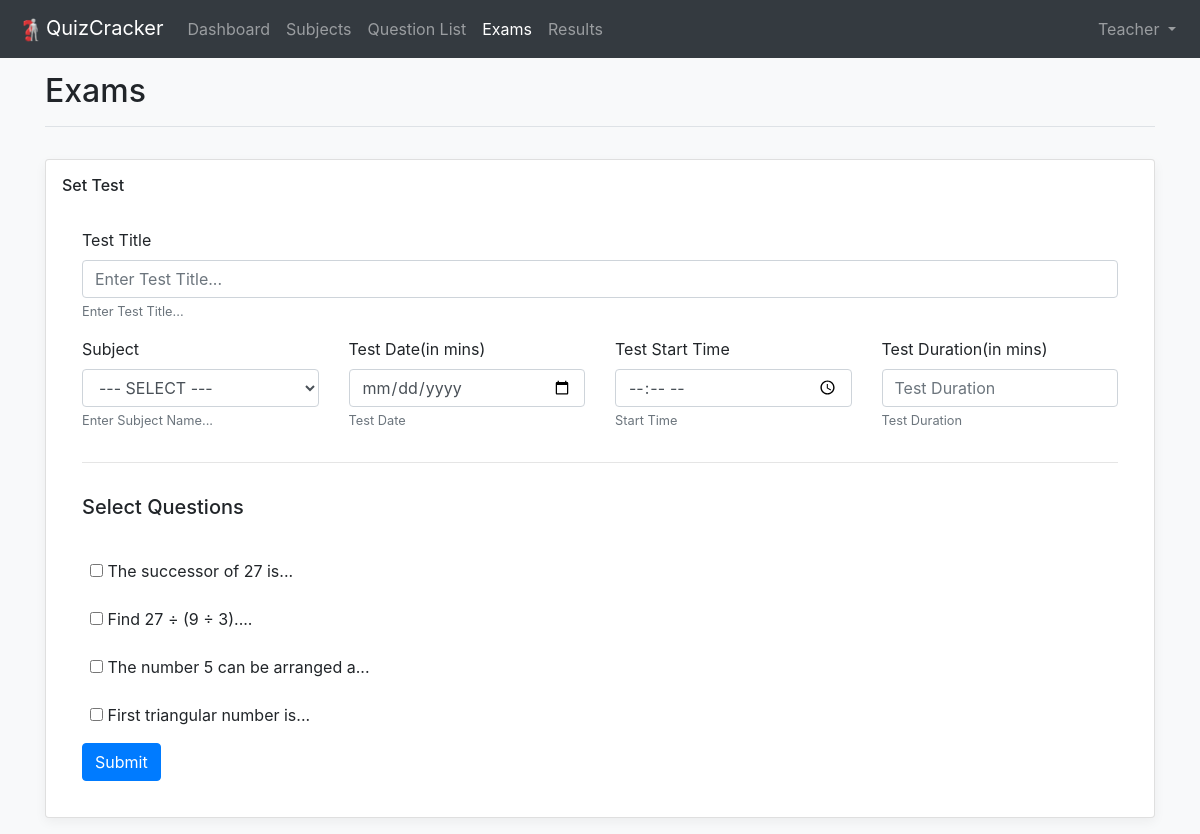
Screenshot of /teacher/exams (signed in) with the database file from the repository.
### teacher/models.py (models this page shows)
class Question(models.Model):
    question_text = models.TextField()
    subject = models.ForeignKey('teacher.Subject', on_delete=models.CASCADE)
    difficulty = models.CharField(max_length=15)
    correct_option = models.ForeignKey('Option', on_delete=models.SET_NULL, related_name='correct_ans', null=True)
    test = models.ForeignKey('Test', on_delete=models.CASCADE, null=True)
    def __str__(self):
        return self.question_text[:30] + '...'

### teacher/views.py (the view, shortened to what this page needs)
# urls.py: path('exams', views.set_exam_tch, name='set_exam_tch'),
@login_required
@user_passes_test(lambda u: u.is_staff)
def set_exam_tch(request):
    if request.method != 'POST':
        subjects = Subject.objects.all()
        questions = Question.objects.all()
        return render(request, 'teacher-exams.html', context={
            'subjects': subjects,
            'questions': questions,
        })

### templates/teacher-exams.html (shortened to what this page needs)
{% load static %}
<!DOCTYPE html>
<html lang="en">
<head>
	<link rel="stylesheet" href="https://maxcdn.bootstrapcdn.com/bootstrap/4.5.2/css/bootstrap.min.css">
    <link rel="stylesheet" href="https://pro.fontawesome.com/releases/v5.10.0/css/all.css"/>
    <link rel="stylesheet" href="{% static 'assets/css/offcanvas.css' %}">
<link rel="stylesheet" href="https://cdn.jsdelivr.net/npm/sweetalert2@10.15.5/dist/sweetalert2.min.css">
</head>
<body class="bg-light">
	<nav class="navbar navbar-expand-md fixed-top navbar-dark bg-dark">
      <a class="navbar-brand" href="#">
      	<img src="{% static 'assets/images/logo.png' %}" alt="QuizCracker" height="30px">QuizCracker
      </a>
      <div class="navbar-collapse offcanvas-collapse" id="navbarsExampleDefault">
        <ul class="navbar-nav mr-auto">
          <li class="nav-item">
            <a class="nav-link" href="{% url 'teacher_dashboard' %}">Dashboard <span class="sr-only">(current)</span></a>
          </li>
          <li class="nav-item">
            <a class="nav-link" href="{% url 'set_subjects_tch' %}">Subjects</a>
          </li>
          <li class="nav-item">
            <a class="nav-link" href="{% url 'set_questions_tch' %}">
              Question List
            </a>
          </li>
          <li class="nav-item active">
            <a class="nav-link" href="{% url 'set_exam_tch' %}">
              Exams
            </a>
          </li>
          <li class="nav-item">
            <a class="nav-link" href="{% url 'view_result_tch' %}">
              Results
            </a>
          </li>
        </ul>
        <ul class="navbar-nav">
                <li class="nav-item dropdown">
                    <a class="nav-link dropdown-toggle" href="#" id="navbarDropdownMenuLink" data-toggle="dropdown" aria-haspopup="true" aria-expanded="false">
                      Teacher
                    </a>
                </li>
            </ul>
      </div>
    </nav>
    <main role="main" class="container">
      <div class="d-flex justify-content-between my-3 flex-wrap flex-md-nowrap align-items-center pb-2 mb-3 border-bottom">
        <h1 class="h2">
        	Exams
        </h1>
      </div>
      <div class="row">
          <div class="col-md-12">
            <div class="card p-3 my-3 rounded box-shadow">
              <h6 class="card-title">Set Test</h6>
              <div class="card-body">
                <form method="post">
                  <div class="row">
                    <div class="col-12">
                      <div class="form-group">
                        <label for="exam_name">Test Title</label>
                        <input type="text" name="test_title" class="form-control" id="exam_name" aria-describedby="exam" placeholder="Enter Test Title..." required="">
                        <small id="exam" class="form-text text-muted">Enter Test Title...</small>
                      </div>
                    </div>
                    <div class="col-md-3">
                      <div class="form-group">
                        <label for="subject_name">Subject</label>
                        <select class="form-control" name="subject" id="subject_name" aria-describedby="subject" placeholder="Enter Subject Name..." required="">
                          <option value="">--- SELECT ---</option>
                        </select>
                        <small id="subject" class="form-text text-muted">Enter Subject Name...</small>
                      </div>
                    </div>
                    <div class="col-md-3">
                      <div class="form-group">
                        <label for="exam_date">Test Date(in mins)</label>
                        <input type="date" name="test_date" class="form-control" id="exam_date" aria-describedby="date" placeholder="Test Start Date" required="">
                        <small id="time" class="form-text text-muted">Test Date</small>
                      </div>
                    </div>
                    <div class="col-md-3">
                      <div class="form-group">
                        <label for="exam_start_time">Test Start Time</label>
                        <input type="time" name="test_start_time" class="form-control" id="exam_start_time" aria-describedby="start_time" placeholder="Test Start Time" required="">
                        <small id="start_time" class="form-text text-muted">Start Time</small>
                      </div>
                    </div>
                    <div class="col-md-3">
                      <div class="form-group">
                        <label for="exam_time">Test Duration(in mins)</label>
                        <input type="number" name="test_dur" class="form-control" id="exam_time" aria-describedby="time" placeholder="Test Duration" min="1" max="3600" required="">
                        <small id="time" class="form-text text-muted">Test Duration</small>
                      </div>
                    </div>
                  </div>
                  <hr>
                  <div class="row">
                    <div class="col-md-12">
                      <div class="d-flex justify-content-between my-3 flex-wrap flex-md-nowrap align-items-center pb-2 mb-3">
                        <h5 class="h5">
                          Select Questions
                        </h5>
                      </div>
                      {% for question in questions %}
                        <div class="row">
                          <div class="col-md-8 m-2">
                              <input type="checkbox" name="question_{{ question.id }}" id="question_{{ question.id }}" value="{{ question.id }}">
                              <label for="question_{{ question.id }}">{{ question }}</label>
                          </div>
                        </div>
                      {% endfor %}
                    </div>
                  </div>
                  <div class="row">
                    <div class="col-12">
                      <button type="submit" class="btn btn-primary">Submit</button>
                    </div>
                  </div>
                </form>
              </div>
            </div>
          </div>
        </div>
    </main>
</body>
</html>

### static_cdn/assets/css/offcanvas.css (style rules this page uses)
html, body { overflow-x: hidden; }
body { padding-top: 56px; }
.border-bottom { border-bottom: 1px solid #e5e5e5; }
.box-shadow { box-shadow: 0 .25rem .75rem rgba(0, 0, 0, .05); }

### rows the page displays
Question: question_text "The successor of 27 is..."
Question: question_text "Find 27 ÷ (9 ÷ 3)...."
Question: question_text "The number 5 can be arranged a..."
Question: question_text "First triangular number is..."
